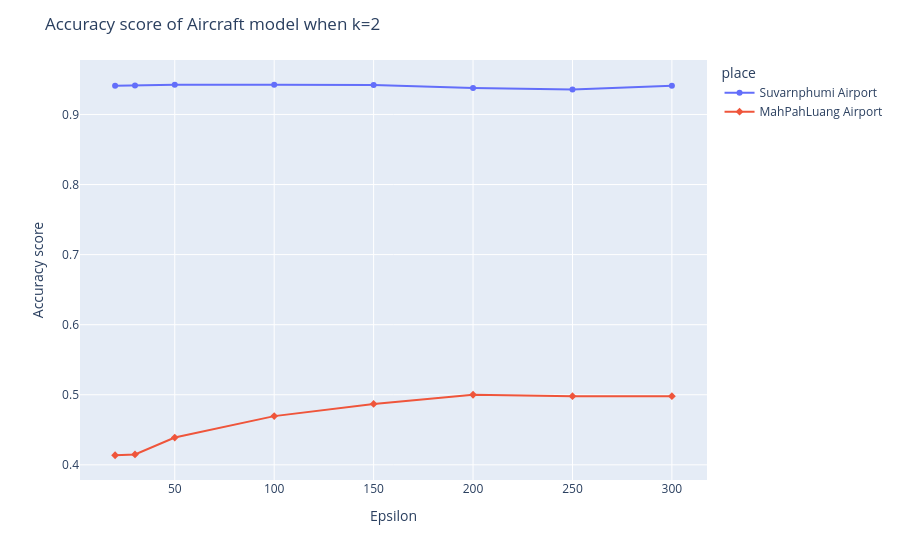

Source (notebook cell):
### Code cell
fig = px.line(df_viz_k_3, x="dbscan_epsilon", y="accuracy score", color="place", symbol="place")
fig.update_layout(title='Accuracy score of Aircraft model when k=2',
                   xaxis_title='Epsilon',
                   yaxis_title='Accuracy score')

fig.show()

### Figure 1 — Plotly figure (JSON) as saved in the notebook; plotly's stock layout.template omitted (floating-point values rounded to 4 significant figures)
{"data": [{"hovertemplate": "place=Suvarnphumi Airport<br>dbscan_epsilon=%{x}<br>accuracy score=%{y}<extra></extra>", "legendgroup": "Suvarnphumi Airport", "line": {"color": "#636efa", "dash": "solid"}, "marker": {"symbol": "circle"}, "mode": "markers+lines", "name": "Suvarnphumi Airport", "orientation": "v", "showlegend": true, "type": "scatter", "x": [20, 30, 50, 100, 150, 200, 250, 300], "xaxis": "x", "y": [0.9409, 0.9413, 0.9424, 0.9424, 0.942, 0.9376, 0.9356, 0.9408], "yaxis": "y"}, {"hovertemplate": "place=MahPahLuang Airport<br>dbscan_epsilon=%{x}<br>accuracy score=%{y}<extra></extra>", "legendgroup": "MahPahLuang Airport", "line": {"color": "#EF553B", "dash": "solid"}, "marker": {"symbol": "diamond"}, "mode": "markers+lines", "name": "MahPahLuang Airport", "orientation": "v", "showlegend": true, "type": "scatter", "x": [20, 30, 50, 100, 150, 200, 250, 300], "xaxis": "x", "y": [0.4137, 0.4149, 0.4389, 0.4695, 0.4869, 0.5, 0.498, 0.498], "yaxis": "y"}], "layout": {"legend": {"title": {"text": "place"}, "tracegroupgap": 0}, "margin": {"t": 60}, "title": {"text": "Accuracy score of Aircraft model when k=2"}, "xaxis": {"anchor": "y", "domain": [0, 1], "title": {"text": "Epsilon"}}, "yaxis": {"anchor": "x", "domain": [0, 1], "title": {"text": "Accuracy score"}}}}
